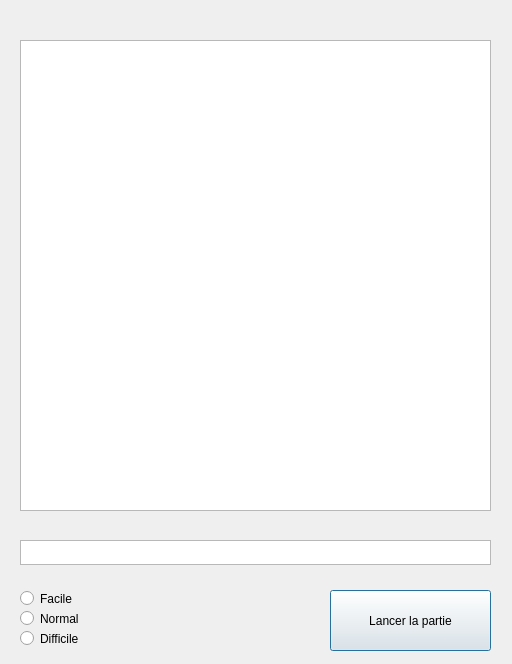
<?xml version="1.0" encoding="UTF-8"?>
<ui version="4.0">
 <class>Dialog</class>
 <widget class="QDialog" name="Dialog">
  <property name="geometry">
   <rect>
    <x>0</x>
    <y>0</y>
    <width>512</width>
    <height>664</height>
   </rect>
  </property>
  <property name="windowTitle">
   <string>Dialog</string>
  </property>
  <widget class="QListView" name="ListMusic">
   <property name="geometry">
    <rect>
     <x>20</x>
     <y>40</y>
     <width>471</width>
     <height>471</height>
    </rect>
   </property>
  </widget>
  <widget class="QRadioButton" name="RadioFacile">
   <property name="geometry">
    <rect>
     <x>20</x>
     <y>590</y>
     <width>82</width>
     <height>17</height>
    </rect>
   </property>
   <property name="text">
    <string>Facile</string>
   </property>
  </widget>
  <widget class="QRadioButton" name="RadioNormal">
   <property name="geometry">
    <rect>
     <x>20</x>
     <y>610</y>
     <width>82</width>
     <height>17</height>
    </rect>
   </property>
   <property name="text">
    <string>Normal</string>
   </property>
  </widget>
  <widget class="QRadioButton" name="RadioDifficile">
   <property name="geometry">
    <rect>
     <x>20</x>
     <y>630</y>
     <width>82</width>
     <height>17</height>
    </rect>
   </property>
   <property name="text">
    <string>Difficile</string>
   </property>
  </widget>
  <widget class="QPushButton" name="StartGame">
   <property name="geometry">
    <rect>
     <x>330</x>
     <y>590</y>
     <width>161</width>
     <height>61</height>
    </rect>
   </property>
   <property name="text">
    <string>Lancer la partie</string>
   </property>
  </widget>
  <widget class="QTextEdit" name="textEditChemin">
   <property name="geometry">
    <rect>
     <x>20</x>
     <y>540</y>
     <width>471</width>
     <height>25</height>
    </rect>
   </property>
   <property name="maximumSize">
    <size>
     <width>16777215</width>
     <height>25</height>
    </size>
   </property>
  </widget>
 </widget>
 <resources/>
 <connections/>
</ui>
